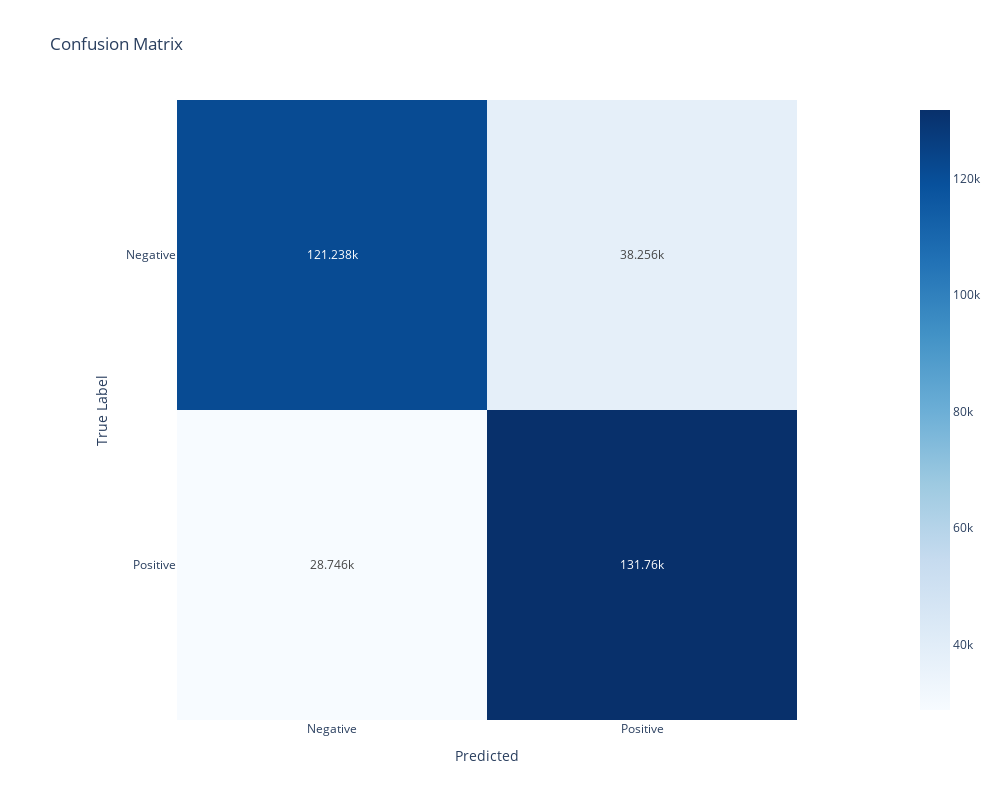

Notebook source saved alongside this figure:
### Markdown cell above
The execution time is quite long but we have the best hyperparameters for our model as results. We will then apply these parameters to our model and see if the accuracy of the model will increase as expected.

### Code cell
from sklearn.linear_model import LogisticRegression


model = Model(X, y, LogisticRegression(C=best_params_lr['classifier__C'], max_iter=best_params_lr['classifier__max_iter']), 
              CountVectorizer(preprocessor=preprocess, max_features=best_params_cv['count_vectorizer__max_features'], ngram_range=best_params_cv['count_vectorizer__ngram_range']))

# Fit the model
model.fit()

# Predict on the test data
y_pred = model.predict()


# Generate a classification report
model.report(model.y_test, y_pred, class_labels)

### Figure 1 — Plotly figure (JSON) as saved in the notebook; plotly's stock layout.template omitted (floating-point values rounded to 4 significant figures)
{"data": [{"coloraxis": "coloraxis", "hovertemplate": "Predicted: %{x}<br>True Label: %{y}<br>color: %{z}<extra></extra>", "name": "0", "texttemplate": "%{z}", "type": "heatmap", "x": ["Negative", "Positive"], "xaxis": "x", "y": ["Negative", "Positive"], "yaxis": "y", "z": [[121238, 38256], [28746, 131760]]}], "layout": {"coloraxis": {"colorscale": [[0, "rgb(247,251,255)"], [0.125, "rgb(222,235,247)"], [0.25, "rgb(198,219,239)"], [0.375, "rgb(158,202,225)"], [0.5, "rgb(107,174,214)"], [0.625, "rgb(66,146,198)"], [0.75, "rgb(33,113,181)"], [0.875, "rgb(8,81,156)"], [1, "rgb(8,48,107)"]]}, "height": 800, "title": {"text": "Confusion Matrix"}, "width": 1000, "xaxis": {"anchor": "y", "constrain": "domain", "domain": [0, 1], "scaleanchor": "y", "title": {"text": "Predicted"}}, "yaxis": {"anchor": "x", "autorange": "reversed", "constrain": "domain", "domain": [0, 1], "title": {"text": "True Label"}}}}
